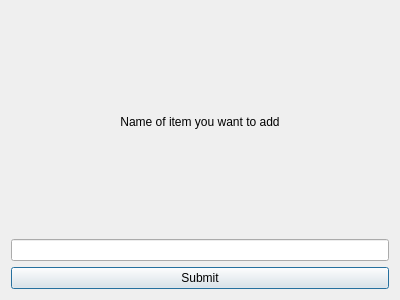
<?xml version="1.0" encoding="UTF-8"?>
<ui version="4.0">
 <class>CheckBoxNameWindow</class>
 <widget class="QDialog" name="CheckBoxNameWindow">
  <property name="geometry">
   <rect>
    <x>0</x>
    <y>0</y>
    <width>400</width>
    <height>300</height>
   </rect>
  </property>
  <property name="windowTitle">
   <string>Dialog</string>
  </property>
  <layout class="QVBoxLayout" name="verticalLayout">
   <item>
    <widget class="QLabel" name="label">
     <property name="text">
      <string>Name of item you want to add</string>
     </property>
     <property name="alignment">
      <set>Qt::AlignCenter</set>
     </property>
    </widget>
   </item>
   <item>
    <widget class="QLineEdit" name="checkboxName"/>
   </item>
   <item>
    <widget class="QPushButton" name="submitButton">
     <property name="text">
      <string>Submit</string>
     </property>
    </widget>
   </item>
  </layout>
 </widget>
 <resources/>
 <connections/>
</ui>
